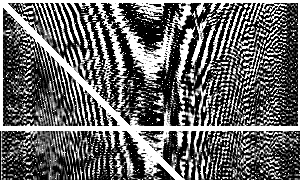
#> input picture samples/BeforeAttackedwatermarked.png, 300 x 180 px, given in place of 600px-White_Globe_Icon.png, which was not available
$ jupyter execute PBIL.ipynb
#> lines starting #> are read from the running program, lines starting #| are printed output that depends on the picture; long printed decimals are rounded; pictures that were not available may be replaced by others from this repository, and a replacement may not be noted
[cell 1]
import numpy as np
import cv2
import pywt
from PIL import Image, ImageFilter
import random
import math
import cmath
from scipy.fftpack import dct
from scipy.fftpack import idct
from scipy.signal import fftconvolve
from matplotlib import pyplot as plt
from google.colab.patches import cv2_imshow
import time
import os
import statistics
import urllib.request
import threading
from scipy import ndimage

[cell 2]
def norm_data(data):
    """
    normalize data to have mean=0 and standard_deviation=1
    """
    mean_data=np.mean(data)
    std_data=np.std(data, ddof=1)
    #return (data-mean_data)/(std_data*np.sqrt(data.size-1))
    return (data-mean_data)/(std_data)

def normxcorr2(template, image, mode="full"):
    if np.ndim(template) > np.ndim(image) or \
            len([i for i in range(np.ndim(template)) if template.shape[i] > image.shape[i]]) > 0:
        print("normxcorr2: TEMPLATE larger than IMG. Arguments may be swapped.")

    template = template - np.mean(template)
    image = image - np.mean(image)

    a1 = np.ones(template.shape)
    # Faster to flip up down and left right then use fftconvolve instead of scipy's correlate
    ar = np.flipud(np.fliplr(template))
    out = fftconvolve(image, ar.conj(), mode=mode)

    image = fftconvolve(np.square(image), a1, mode=mode) - \
            np.square(fftconvolve(image, a1, mode=mode)) / (np.prod(template.shape))

    # Remove small machine precision errors after subtraction
    image[np.where(image < 0)] = 0

    template = np.sum(np.square(template))
    out = out / np.sqrt(image * template)

    # Remove any divisions by 0 or very close to 0
    out[np.where(np.logical_not(np.isfinite(out)))] = 0

    return out

def calculate_psnr(img1, img2):
    # img1 and img2 have range [0, 255]
    img1 = img1.astype(np.float64)
    img2 = img2.astype(np.float64)
    mse = np.mean((img1 - img2)**2)
    if mse == 0:
        return float('inf')
    return 20 * math.log10(255.0 / math.sqrt(mse))

[cell 3]
class Attack(object):
    @staticmethod
    def blur(img: np.ndarray):
        return cv2.blur(img, (2, 2))

    @staticmethod
    def rotate180(img: np.ndarray):
        return Attack.rotate90(Attack.rotate90(img))

    @staticmethod
    def rotate90(img: np.ndarray):
        img = img.copy()
        angle = 90
        scale = 1.0
        w = img.shape[1]
        h = img.shape[0]
        rangle = np.deg2rad(angle)  # angle in radians
        nw = (abs(np.sin(rangle) * h) + abs(np.cos(rangle) * w)) * scale
        nh = (abs(np.cos(rangle) * h) + abs(np.sin(rangle) * w)) * scale
        rot_mat = cv2.getRotationMatrix2D((nw * 0.5, nh * 0.5), angle, scale)
        rot_move = np.dot(rot_mat, np.array(
            [(nw - w) * 0.5, (nh - h) * 0.5, 0]))
        rot_mat[0, 2] += rot_move[0]
        rot_mat[1, 2] += rot_move[1]
        return cv2.warpAffine(img, rot_mat, (int(math.ceil(nw)), int(math.ceil(nh))), flags=cv2.INTER_LANCZOS4)

    @staticmethod
    def chop5(img: np.ndarray):
        img = img.copy()
        w, h = img.shape[:2]
        return img[int(w * 0.05):, :]

    @staticmethod
    def chop10(img: np.ndarray):
        img = img.copy()
        w, h = img.shape[:2]
        return img[int(w * 0.1):, :]

    @staticmethod
    def chop30(img: np.ndarray):
        img = img.copy()
        w, h = img.shape[:2]
        return img[int(w * 0.3):, :]

    @staticmethod
    def saltnoise(img: np.ndarray):
        img = img.copy()
        for k in range(1000):
            i = int(np.random.random() * img.shape[1])
            j = int(np.random.random() * img.shape[0])
            if img.ndim == 2:
                img[j, i] = 255
            elif img.ndim == 3:
                img[j, i, 0] = 255
                img[j, i, 1] = 255
                img[j, i, 2] = 255
        return img

    @staticmethod
    def randline(img: np.ndarray):
        img = img.copy()
        cv2.rectangle(img, (384, 0), (510, 128), (0, 255, 0), 3)
        cv2.rectangle(img, (0, 0), (300, 128), (255, 0, 0), 3)
        cv2.line(img, (0, 0), (511, 511), (255, 0, 0), 5)
        cv2.line(img, (0, 511), (511, 0), (255, 0, 255), 5)
        return img

    @staticmethod
    def cover(img: np.ndarray):
        img = img.copy()
        cv2.circle(img, (256, 256), 63, (0, 0, 255), -1)
        font = cv2.FONT_HERSHEY_SIMPLEX
        cv2.putText(img, 'Just DO it ', (10, 500), font, 4, (255, 255, 0), 2)
        return img

[cell 4]
class PBIL1(object):
    def __init__(self,original_image,Image_after_idct,n=5,m=5,adaptive=False,iterations=100,lr=0.2,ms=0.05,range=1):
        self.PV=np.full((1,m),0.5)
        self.n=n
        self.m=m
        self.imgMAT = original_image ## np.random.uniform(low=0.0, high=255.0,size=(n,m)) #Should be given through constructor
        self.pop = np.random.choice(2,self.n*self.m,self.PV.tolist()).reshape(self.n,self.m)
        self.TimgMAT = Image_after_idct #np.random.uniform(low=0, high=0,size=(n,m)) #given imgMAT to be TRUNC
        self.fitness= np.zeros(self.n)
        self.best_chromosome_index= -1
        self.best_chromosome_list = np.array
        self.best_chromosome_lists = []
        self.LR= lr
        self.MS= ms
        self.range = range
        self.sd=[]
        self.adaptive=adaptive
        self.iterations=iterations

    def adaptive_lr(self,i,j):                                                  ## Adaptive Learning Rate
        self.LR=self.LR*(i/j)

    def printData(self):
        print('Probability_vector=\n',self.PV)
        print('Population=\n',self.pop)
        print('Image=\n',self.imgMAT)
        print('Translated/Truncated Image=\n',self.TimgMAT)
        print('fitness=\n',self.fitness,end="\n")
        print('Best Chromosomes possible = ',self.best_chromosome_list)

    def translateImg(self):                                                     ## Translating Images
        # print(self.pop)
        for i in range(self.n):
            for j in range(self.m):
                if self.pop[i][j]==1:
                    self.TimgMAT[i][j] = np.round((self.imgMAT[i][j]))+1
                else:
                    self.TimgMAT[i][j] = np.round((self.imgMAT[i][j]))

    def calculate_fitness(self):                                                ## Fitness Calculation
        self.fitness=np.zeros(self.n) # resetting fitness matrix to zero
        for i in range(self.n):
            for j in range(self.m):
                self.fitness[i]+=abs(self.TimgMAT[i][j] - self.imgMAT[i][j])
        self.best_chromosome_index = np.where(self.fitness == np.amin(self.fitness))
        self.best_chromosome_list=[i for i in self.pop[self.best_chromosome_index[0]].tolist()]

        for j in range(-self.range,self.range):
          for k in np.where(self.fitness == (np.amin(self.fitness)+j)):
            for i in k:
              self.best_chromosome_lists.append(self.pop[i].tolist())

    def update_PV(self):                                                        ## Updating Probability vector
        Solution_Vector = np.zeros(len(self.best_chromosome_list[0]))
        for i in self.best_chromosome_lists:
          for j in range(len(i)):
            Solution_Vector[j] += (i[j] * 1/len(self.best_chromosome_lists))

        for i in range(len(self.PV)):
            self.PV[i]=self.PV[i]*(1-self.LR)+Solution_Vector[i]*self.LR

    def mutate_PV(self):                                                        ## Mutating Probability Vector
        for i in range(len(self.PV)):
            self.PV[i]=self.PV[i]*(1-self.MS)+random.randint(0, 1)*self.LR

    def run(self):
        j=1
        while(True):
            j = j+1
            if j==self.iterations+1:
                return self.TimgMAT
            if self.adaptive:
                self.adaptive_lr(j,self.iterations+1)
            self.pop= np.random.choice(2,self.n*self.m,self.PV.tolist()).reshape(self.n,self.m)
            self.translateImg()
            self.calculate_fitness()
            self.update_PV()
            self.mutate_PV()
            BC=self.best_chromosome_list
            # self.printData()
            tmp=statistics.stdev(self.fitness.tolist())
            self.sd.append(tmp)
            if len(BC)==self.n and np.amin(self.fitness)<=0:
                return self.TimgMAT

[cell 5]
def main():
    Watermark_url = 'https://freepngimg.com/thumb/snowflakes/45-snowflakes-png-image-thumb.png' ## the image on the web
    Host_image_url = 'https://upload.wikimedia.org/wikipedia/commons/thumb/f/f4/White_Globe_Icon.png/600px-White_Globe_Icon.png'  ## the image on the web


    Watermark_url_save_name = '/content/WaterMArk.png'                                ## Host  local name to be saved
    Host_image_url_save_name = '/content/Host.png'                                    ## WaterMark local name to be saved


    urllib.request.urlretrieve(Watermark_url, Watermark_url_save_name)                ## Fetching watermark images from web
    urllib.request.urlretrieve(Host_image_url, Host_image_url_save_name)              ## Fetching host image from web


    ## To use custom images upload PNG to google collab in content folder and copy the location dir in the following two lines
    watermark = cv2.imread('/content/WaterMArk.png', 0)                               ## Reading Images from local dir in collab
#> watermark is the input picture: shape (180, 300); min 0, max 255, mean 102.9
    host = cv2.imread('/content/Host.png', 0)
#> host: shape (300, 300); min 0, max 255, mean 104.4


    N,M=300,300
    P,Q=300,300

    a = cv2.resize(host,(N,M))                                                        ## Resizing the images
    b = cv2.resize(watermark,(P,Q))


    cv2.imwrite("/content/Host after Resizing.png", a)
    cv2.imwrite("/content/Watermark after Resizing.png", b)

    print('Water Mark')
    plt.imshow(b)
    plt.show()

    print('Image')
    plt.imshow(a)
    plt.show()

    d=dct(a)                                                                        ## Applying DCT
    c=d

    for i in range(0,P):                                                            ## Hiding image to upper left corner
      for j in range(0,Q):
        c[i][j]+=b[i][j]

    cv2.imwrite("/content/BeforeAttackedwatermarked.png", c)

    print('Before Attacked watermarked')
    plt.imshow(c)
    plt.show()

################################################################################  ## applying Attack  ############################################################################

    img = c ## No attack

    ##Uncomment/comment for @BLURAttack
    img = Attack.blur(img)

    # cv2.imwrite("/content/Before Rotation Attack.png", img)
    ## Uncomment/comment for @RotateAttack
    img = Attack.rotate90(img)
    # cv2.imwrite("/content/After Rotation 90 Attack.png", img)

    ## Uncomment/comment for @RotateAttack
    img = Attack.rotate180(img)

    ## Uncomment/comment for @CHOP5
    img = Attack.chop5(img)
    b = Attack.chop5(b)
    d = Attack.chop5(d)
    a = Attack.chop5(a)

    ## Uncomment/comment for @CHOP10
    img = Attack.chop10(img)
    b = Attack.chop10(b)
    d = Attack.chop10(d)
    a = Attack.chop10(a)

    ## Uncomment/comment for @CHOP30
    img = Attack.chop30(img)
    b = Attack.chop30(b)
    d = Attack.chop30(d)
    a = Attack.chop30(a)

    ## Uncomment/comment for @saltnoise
    img = Attack.saltnoise(img)
#> after the loop in saltnoise, `for k in range(1000):`:
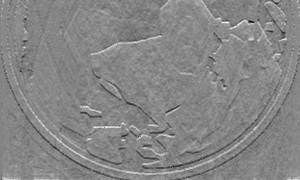
#> img: shape (180, 300) float64; min -15246.9, max 14277.2, mean 320.4; drawn with min black and max white

    ## Uncomment/comment for @randline
    img = Attack.randline(img)

    ## Uncomment/comment for @cover
    img = Attack.cover(img)

  ################################################################################################################################################################################

    cv2.imwrite("/content/Attackedwatermarked.png", img)

    print('Attacked watermarked')
    plt.imshow(img)
    plt.show()

    e=idct(img)                                                                     ## applying IDCT
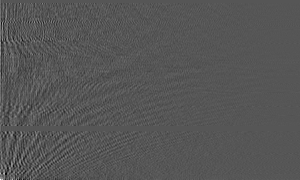
#> e: shape (180, 300) float64; min -394397.1, max 771224.7, mean 187; drawn with min black and max white


    N,M = len(e),len(e[0])
#> N = 180; M = 300

    g = PBIL1(a,e,N,M,True,100)                                                     ## PBIL + Adaptive Learning Rate
#> in __init__, `self.n=n`: self.n = 180
#> in __init__, `self.m=m`: self.m = 300
#> in __init__, `self.pop = np.random.choice(2,self.n*self.m,self.PV.tolist()).reshape(..`:
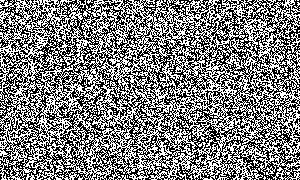
#> self.pop: shape (180, 300) int64; values 0 (black) and 1 (white), 50% white in thin lines or dots
    # g = PBIL1(a,e,N,M,False,100)                                                  ## Static Learning Rate

    afterimg = g.run()
#> the loop in run, `while(True):` made 100 passes
#> pass 1, in run, `self.pop= np.random.choice(2,self.n*self.m,self.PV.tolist()).reshape(s..`:
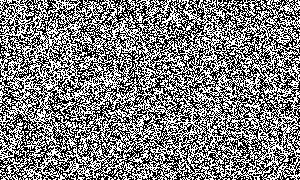
#> self.pop: shape (180, 300) int64; values 0 (black) and 1 (white), 49.9% white in thin lines or dots
#> pass 3, in run, `self.pop= np.random.choice(2,self.n*self.m,self.PV.tolist()).reshape(s..`:
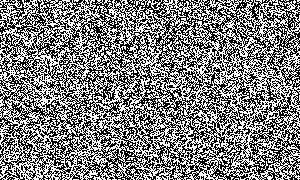
#> self.pop: shape (180, 300) int64; values 0 (black) and 1 (white), 50% white; black in thin lines or dots
#> after the loop in run, `while(True):`: j = 101; self.sd = 99 values, max 10.1 at index 43, min 7.69 at index 81, mean 8.7

    print('matrix after PBIL \n')
    plt.imshow(afterimg)
    plt.show()

    tmp = dct(afterimg)                                                             ## Extraction process starts here

    cv2.imwrite("/content/ImageAfterPBIL.png", afterimg)

    diff=d-tmp
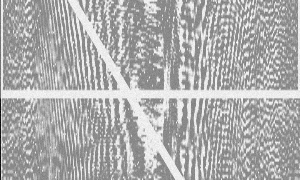
#> diff: shape (180, 300) float64; min -352, max 299.8, mean 94.3; drawn with min black and max white

    print('original watermark')
    plt.imshow(b)
    plt.show()

    print('extracted watermark')
    plt.imshow(diff)
    plt.show()
    cv2.imwrite("/content/Extractedwatermarked.png", diff)
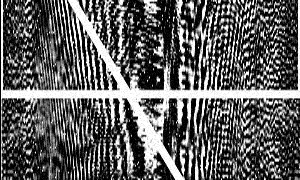
#> saved as Extractedwatermarked.png: shape (180, 300); min 0, max 255, mean 95.5

    print('WaterMark PSNR,NCC:',calculate_psnr(b,diff))                             ## Calculation of PSNR and normxcorr
#> in calculate_psnr, `mse = np.mean((img1 - img2)**2)`: mse = 454.7
#| WaterMark PSNR,NCC: 21.554
    h=normxcorr2(b,diff)
#> in normxcorr2, `ar = np.flipud(np.fliplr(template))`:
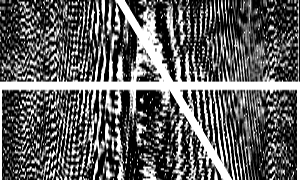
#> ar: shape (180, 300) float64; min -95.26, max 159.7, mean 0; drawn with min black and max white
#> in normxcorr2, `out = fftconvolve(image, ar.conj(), mode=mode)`:
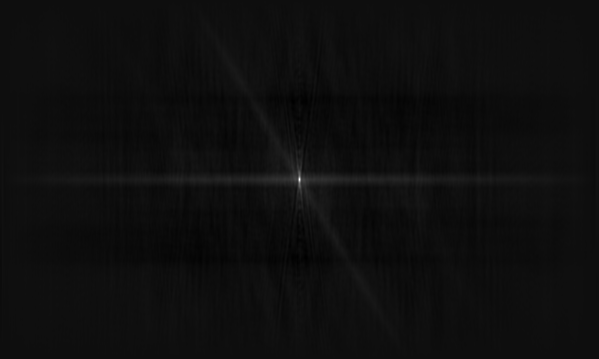
#> out: shape (359, 599) float64; min -29980283.2, max 491993086.6, mean 0; drawn with min black and max white
#> in normxcorr2, `image = fftconvolve(np.square(image), a1, mode=mode) - \ np.square(fft..`:
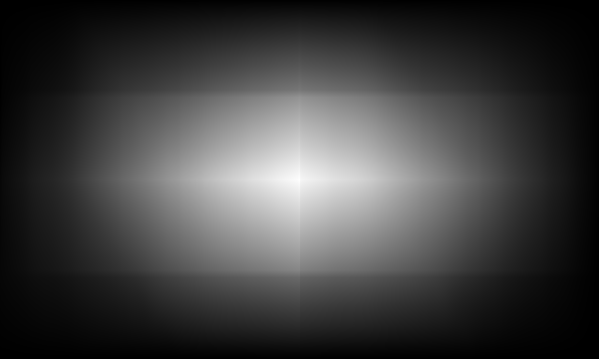
#> image: shape (359, 599) float64; min 299, max 514021203.5, mean 128822928.8; drawn with min black and max white
#> in normxcorr2, `template = np.sum(np.square(template))`: template = 494461908.3
    print((1.0/(b.size-1)) * np.sum(norm_data(b)*norm_data(diff)))
#> in norm_data, `mean_data=np.mean(data)`: mean_data = 95.26
#> in norm_data, `std_data=np.std(data, ddof=1)`: std_data = 95.69
#| 0.9759

    print('Host PSNR,NCC:',calculate_psnr(a,afterimg))
#| Host PSNR,NCC: 51.111
    t=normxcorr2(a,afterimg)
    print((1.0/(a.size-1)) * np.sum(norm_data(a)*norm_data(afterimg)))
#| 1

if __name__ == "__main__":
    main()
